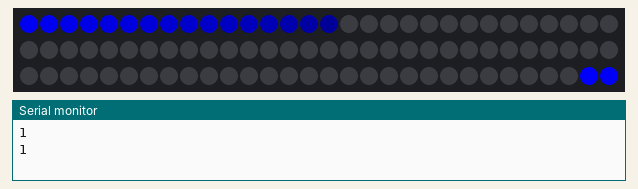
Recording of a sketch running on a simulated Arduino Uno, built with avr-gcc and run on an emulated ATmega328P. Shown: 90 RGB LEDs in strip order, left to right, continuing on the next row, the last lines printed to the serial monitor.

Above: at 0.02 s.
At 2.18 s:
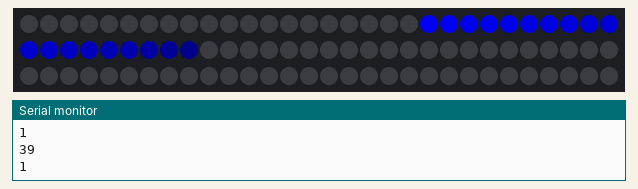
At 3.21 s:
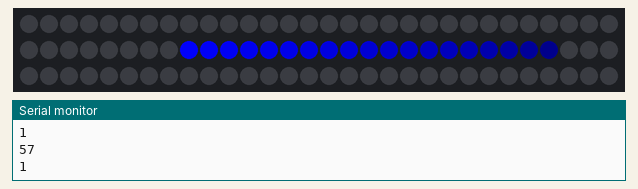
At 4.35 s:
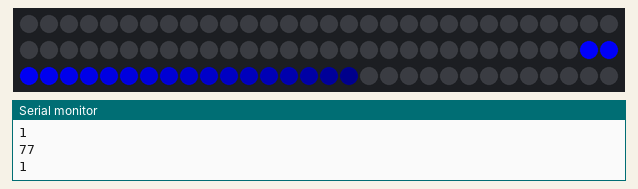
At 6.52 s:
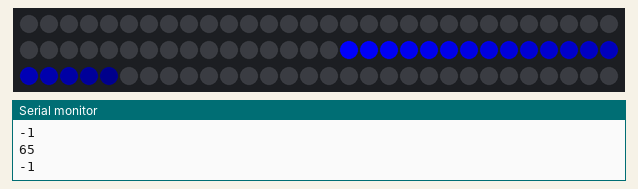
At 8.81 s:
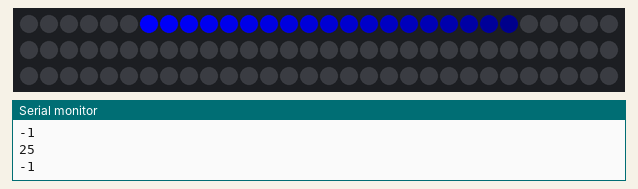

The sketch:

strandtest.ino
```cpp
#include <Adafruit_NeoPixel.h>

#define PIN 6
#define LEDS 90

Adafruit_NeoPixel strip = Adafruit_NeoPixel(LEDS, PIN, NEO_GRB + NEO_KHZ800);
int8_t position = 0;
uint16_t delayed = 50;
int8_t direction = 1;

void setup() {
  strip.begin();
  strip.show(); // Initialize all pixels to 'off'
  Serial.begin(115200); // Setup serial conn for 115200 baud

}

void loop() {
  // Some example procedures showing how to display to the pixels:
  position += direction;
  Serial.println(position);
  Serial.println(direction);
  if(position >= LEDS && direction == 1) {
    direction = -1;
  }
  if(position <= 0 && direction == -1) {
    direction = 1;
  }
  setWurm(position);

  //whiteBullet(50,30);

}

void setWurm(uint8_t pos) {

  for(uint16_t i=0; i<strip.numPixels(); i++) {
      strip.setPixelColor(i, strip.Color(0,0,0));
  }

  uint16_t i=0;
  while(i<20) {
      uint32_t c = strip.Color(0,0,(float(i)/20)*255);
      strip.setPixelColor((pos-i)%LEDS, c);
      i += 1;
  }
  strip.show();
  delay(delayed);
}

// Fill the dots one after the other with a color
void colorWipe(uint32_t c, uint8_t wait) {
  for(uint16_t i=0; i<strip.numPixels(); i++) {
      strip.setPixelColor(i, c);
      strip.show();
      delay(wait);
  }
}

void rainbow(uint8_t wait) {
  uint16_t i, j;

  for(j=0; j<256; j++) {
    for(i=0; i<strip.numPixels(); i++) {
      strip.setPixelColor(i, Wheel((i+j) & 255));
    }
    strip.show();
    delay(wait);
  }
}

// Slightly different, this makes the rainbow equally distributed throughout
void rainbowCycle(uint8_t wait) {
  uint16_t i, j;

  for(j=0; j<256*5; j++) { // 5 cycles of all colors on wheel
    for(i=0; i< strip.numPixels(); i++) {
      strip.setPixelColor(i, Wheel(((i * 256 / strip.numPixels()) + j) & 255));
    }
    strip.show();
    delay(wait);
  }
}

// Input a value 0 to 255 to get a color value.
// The colours are a transition r - g - b - back to r.
uint32_t Wheel(byte WheelPos) {
  if(WheelPos < 85) {
   return strip.Color(WheelPos * 3, 255 - WheelPos * 3, 0);
  } else if(WheelPos < 170) {
   WheelPos -= 85;
   return strip.Color(255 - WheelPos * 3, 0, WheelPos * 3);
  } else {
   WheelPos -= 170;
   return strip.Color(0, WheelPos * 3, 255 - WheelPos * 3);
  }
}

uint32_t hslToRgb(uint16_t h, float s, float l) {
    float c = (l - abs(2 * l -1)) *s;
    uint16_t hPrime = h / 60;

    float x = c * (1 - abs(hPrime % 2 - 1));

    if (hPrime <= 1) {
        return strip.Color(c * 255, x * 255, 0);
    } else if (hPrime <= 2) {
        return strip.Color(x * 255, c * 255, 0);
    } else if (hPrime <= 3) {
        return strip.Color(0, c * 255, x * 255);
    } else if (hPrime <= 4) {
        return strip.Color(0, x * 255, c * 255);
    } else if (hPrime <= 5) {
        return strip.Color(x * 255, 0, c * 255);
    } else if (hPrime < 6) {
        return strip.Color(c * 255, 0, x * 255);
    } else {
        return strip.Color(0, 0, 0);
    }
}

void whiteBullet(uint8_t wait, int len) {
    uint8_t currPos = 0;

    for (uint8_t i = 0; i < strip.numPixels(); i++) {
        // override first color to be white
        for (uint8_t p = 0; p < len - 1; p++) {
            uint16_t step = 360 - (((float) p / len) * 360);
            strip.setPixelColor((i + p) % strip.numPixels(), hslToRgb(step, 1.0, 1.0));
        }

        strip.setPixelColor((i + len) % strip.numPixels(), strip.Color(255, 255, 255));
        strip.show();

        delay(wait);

    }

}
```

Measured:
- by itself, everything shown: repeats every 10.3 s, in 180 steps
